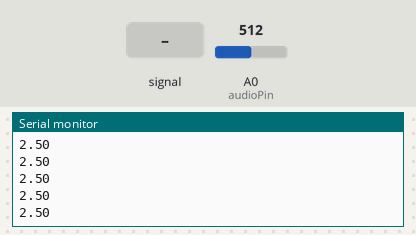
A sketch run on a simulated Arduino Uno, built with avr-gcc and run on an emulated ATmega328P. Parts: the last lines printed to the serial monitor. Inputs (shaded band) come from the test bench; at power-on: A0 (audioPin) = 512.

Above: at 1.2 s.
1.3 s: A0 (audioPin) fed a 200 Hz sine of ±81 counts around its level
At 2.3 s:
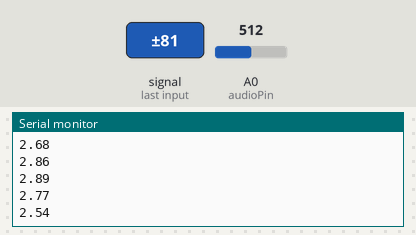
2.8 s: A0 (audioPin) set to 716
At 3.9 s:
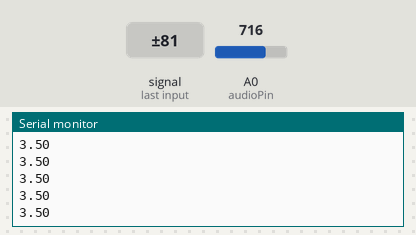
4.3 s: A0 (audioPin) fed a 1000 Hz sine of ±255 counts around its level
5.8 s: A0 (audioPin) set to 1023
At 6.9 s:
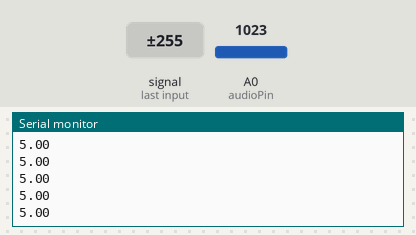
Timing chart, 0 to 8.3 s (numbered marks = the images above; inputs shaded):
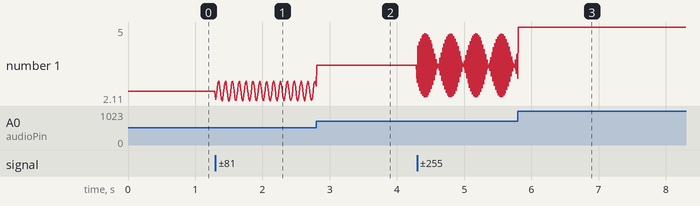

The sketch:

sound_ex01.ino
```cpp
// microphone.ino - print audio volume level to serial. Print "Sound" on loud sound.
// (c) BotBook.com - Karvinen, Karvinen, Valtokari


const int audioPin = A0;
const int sensitivity = 850;

void setup() {
  Serial.begin(115200);
}

void loop() {
  int soundWave = analogRead(audioPin);  // <1>
  Serial.println(soundWave/204.6);
  delay(10);
}
```

Measured:
- after the input at 1.3 s, the serial monitor: prints a new line at once (image 1)
- plotted number 1: 2.5 → 2.69 after the input at 1.3 s
